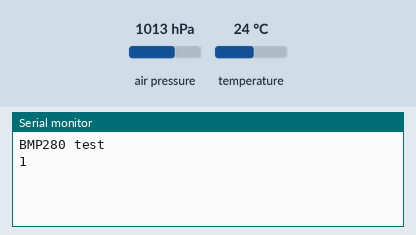
Recording of a sketch running on a simulated ESP32. On the bench: the last lines printed to the serial monitor. The test bench sets the inputs (shaded band); at power-on: air pressure 1013 hPa, temperature 24 °C.

Above: at 1.2 s.
1.3 s: air pressure set to 952 hPa
At 2.4 s:
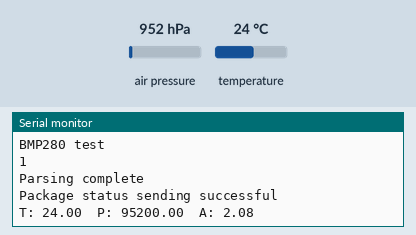
3.5 s: temperature set to 12 °C
At 4.8 s:
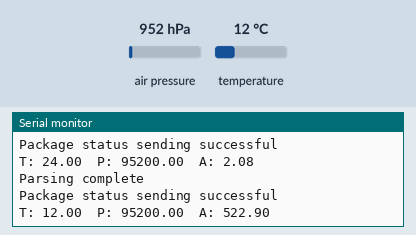
5.0 s: air pressure set to 975 hPa
At 6.9 s:
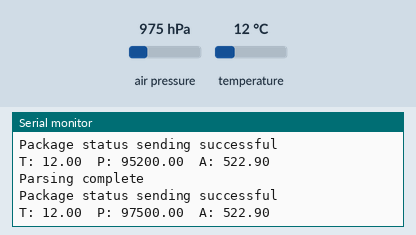
Timing chart, 0 to 8.4 s (numbered marks = the images above; inputs shaded):
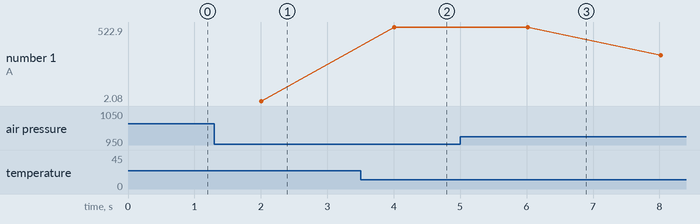

Measured:
- after the input at 1.3 s, the serial monitor: prints a new line after 0.71 s (image 1)
- after the input at 3.5 s, the serial monitor: prints a new line after 0.51 s (image 2)
- after the input at 5.0 s, the serial monitor: prints a new line after 1.0 s (image 3)
- plotted number 1: 522.9 → 323.44 after the input at 5.0 s

The sketch:

sketch_aug3f_ESP_NOW_TEMP_READING_OLED_INITIATOR.ino
```cpp
#include <Wire.h>
#include <SPI.h>
#include <Adafruit_BMP280.h>
#include <esp_now.h>
#include <WiFi.h>

Adafruit_BMP280 bmp;

uint8_t macAddress[] = {0x8C, 0x94, 0xDF, 0x60, 0xDC, 0x18};

struct struct_message {
  float temperature;
  float pressure;
  float altitude;
};

struct struct_message package;

void sensorRead (){
package.temperature = bmp.readTemperature();
package.pressure = bmp.readPressure();
package.altitude = bmp.readAltitude(1013.25);
delay(2000);
}

esp_now_peer_info_t responderInfo;

void parsedData (const wifi_tx_info_t *tx_info, esp_now_send_status_t status){
  Serial.print("Package status ");
  Serial.println(status == ESP_NOW_SEND_SUCCESS ? "sending successful" : "sending failed");
  Serial.printf("T: %.2f  P: %.2f  A: %.2f\n", package.temperature, package.pressure, package.altitude);
}

void setup() {
  Serial.begin(115200);
  WiFi.mode(WIFI_STA);
  Wire.begin();

 if(esp_now_init() != ESP_OK){
    Serial.println("failed to connect");
    return;
  }
  esp_now_register_send_cb(parsedData);
  memcpy(responderInfo.peer_addr, macAddress, 6);
  responderInfo.channel = 0;
  responderInfo.encrypt = false;

  if(esp_now_add_peer(&responderInfo)!=ESP_OK){
    Serial.println("failed to add responder");
    return;
  }

  while ( !Serial ) delay(100);
  Serial.println(F("BMP280 test"));
  unsigned status;
  status = bmp.begin(0x76);
   Serial.println(status);

  if (!status) {
    Serial.println(F("Could not find a valid BMP280 sensor, check wiring or "
                      "try a different address!"));
  }

  /* Default settings from datasheet. */
  bmp.setSampling(Adafruit_BMP280::MODE_NORMAL,     /* Operating Mode. */
                  Adafruit_BMP280::SAMPLING_X2,     /* Temp. oversampling */
                  Adafruit_BMP280::SAMPLING_X16,    /* Pressure oversampling */
                  Adafruit_BMP280::FILTER_X16,      /* Filtering. */
                  Adafruit_BMP280::STANDBY_MS_500); /* Standby time. */
}

void loop() {
  sensorRead();
  esp_err_t result = esp_now_send(macAddress, (uint8_t *) &package, sizeof(package));
  if(result==ESP_OK){
    Serial.println("Parsing complete");
  } else{
    Serial.println("Parsing incomplete - error");
    delay(2000);
  }
}
```
